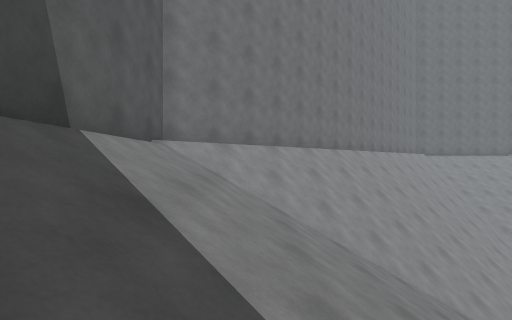
[1] (above)

18 first-person views from a walk through a scene from a Unity 3-D project. The camera is 1.2 m above the floor, looks level and sees 85° across. The floor is counted in squares, 2 m on a side. Each view is taken from the middle of a square. On the plan, view 1 faces up. The plan holds only what a view shows up to about 9 squares ahead; the rest is blank. The place goes on beyond the plan. The player is left out.

[2]
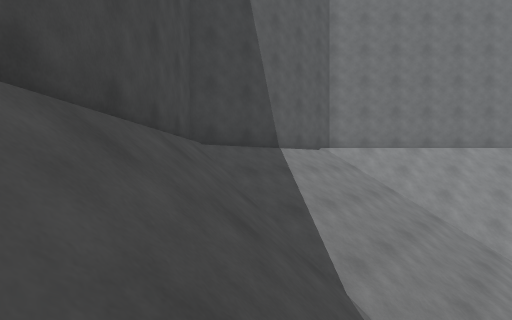

[3]
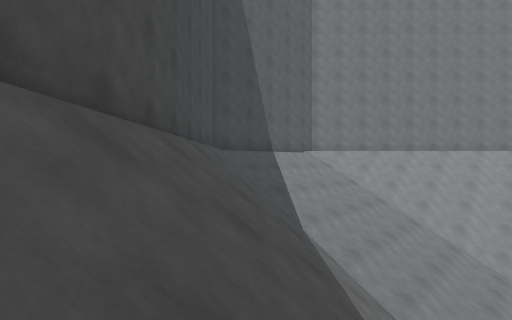

[4]
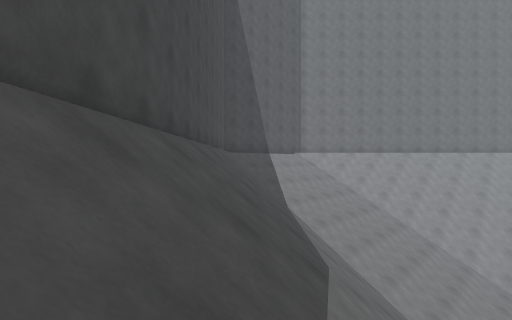

[5]
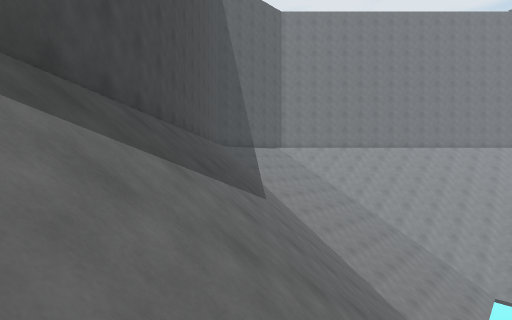

[6]
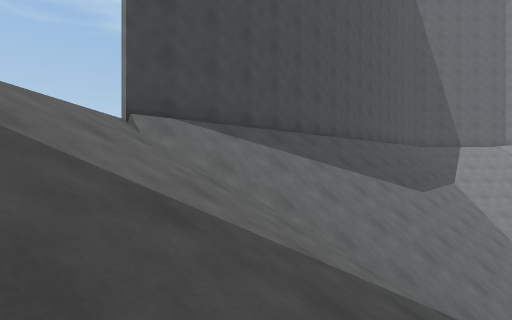

[7]
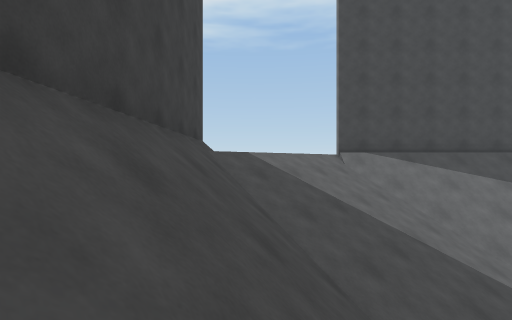

[8]
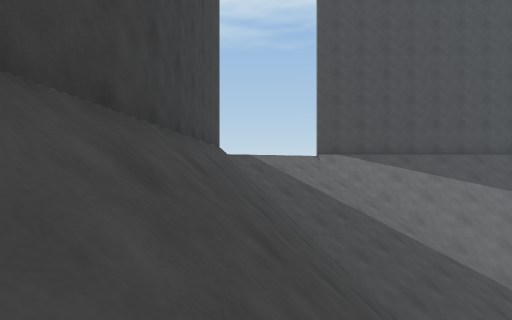

[9]
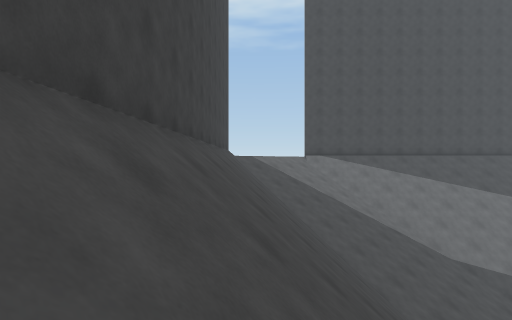

[10]
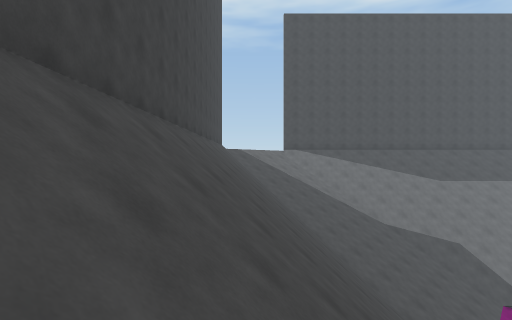

[11]
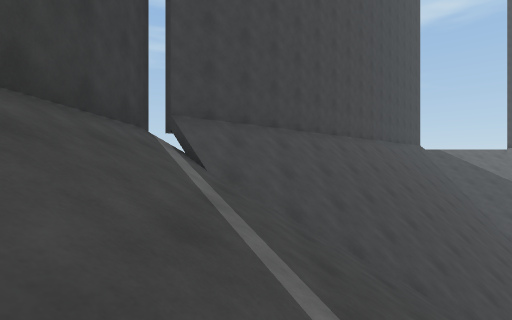

[12]
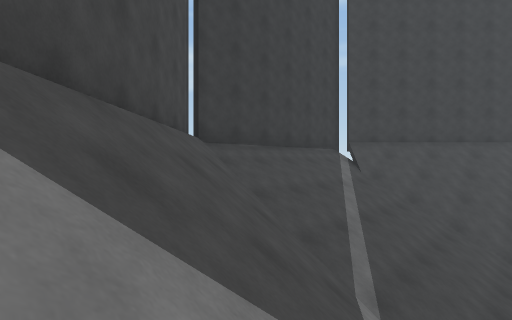

[13]
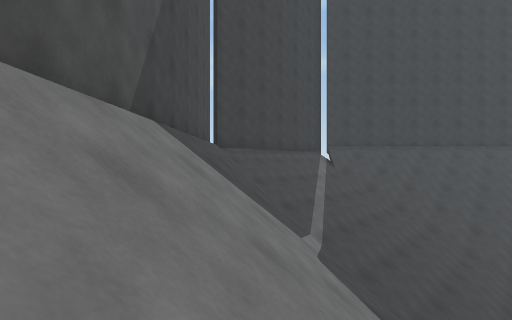

[14]
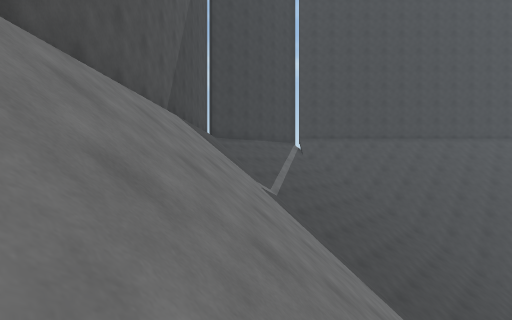

[15]
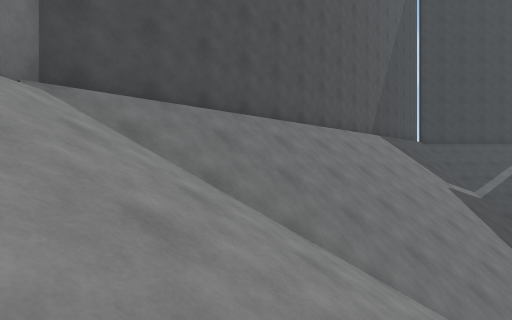

[16]
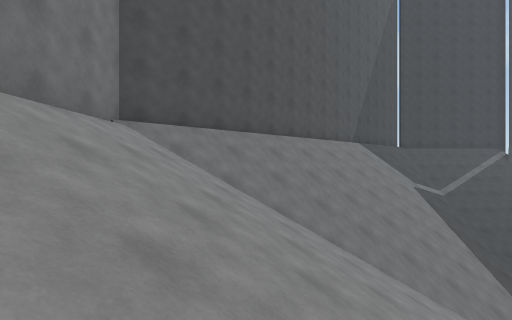

[17]
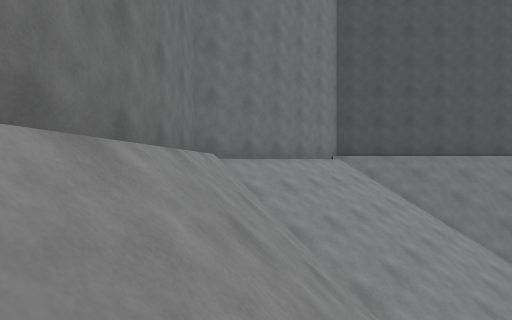

[18]
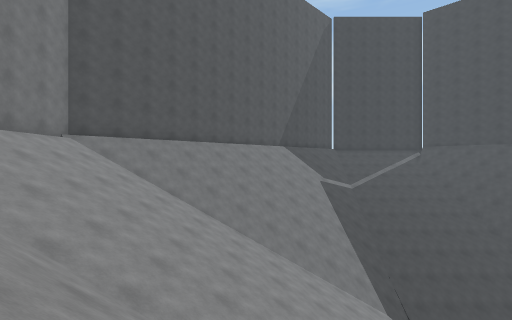

### Floor plan
Key: @ floor where view 1 was taken; # wall or solid block; / step, stairs or slope.
Columns run from 2 left of view 1 to 25 right of it. Each row starts with its distance up from view 1.
 16           ########
 15          ##//////##
 14         ##////////##
 13         #//////////##
 12         ////////////##
 11         /////////////##
 10         /   //////////##
  9    ##//////  //////////##
  8   ##///////   //////////##
  7  ##///////     //////////##
  6 ##///////       //////////##
  5 #////////          ////////#
  4 #/////////        /////////#
  3 #/////////        /////////#
  2 #////////         /////////#
  1 #//////////       /////////#
  0 #/@////////         ///////#
 -1 ##/////////         ///////#
 -2  ##////////    ///////////##
 -3   ##/////// // //////////##
 -4    ##///////////////////##
 -5     ##/////////////////##
 -6      ##///////////////##
 -7       ##/////////////##
 -8        ##///////////##
 -9         ##/////////##
-10          ##///////##
-11           ##/////##
-12                 ##

Where each view was taken, in squares from view 1:
view 1: 0 up, 0 right, facing up
view 2: 3 down, 3 right, facing up-left
view 3: 5 down, 5 right, facing up-left
view 4: 7 down, 7 right, facing up-left
view 5: 9 down, 10 right, facing up-left
view 6: 9 down, 14 right, facing left
view 7: 7 down, 17 right, facing down-left
view 8: 5 down, 19 right, facing down-left
view 9: 3 down, 21 right, facing down-left
view 10: 0 up, 23 right, facing down-left
view 11: 4 up, 23 right, facing down
view 12: 8 up, 20 right, facing down-right
view 13: 10 up, 18 right, facing down-right
view 14: 12 up, 15 right, facing down-right
view 15: 13 up, 11 right, facing right
view 16: 13 up, 9 right, facing right
view 17: 11 up, 6 right, facing up-right
view 18: 10 up, 6 right, facing right
